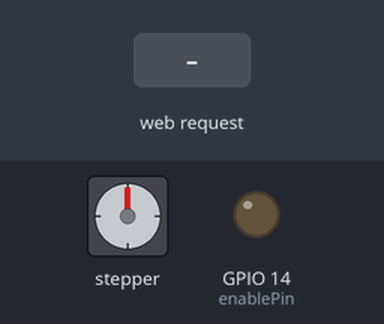
Bench run of a sketch on a simulated ESP32. On the bench: stepper motor, output pins drawn as LEDs (lit = HIGH). The inputs (shaded band) are chosen by the test bench. Stepper angles assume 200 steps per turn; what the sketch prints to the serial monitor is not drawn.

Above: at 1.3 s.
1.4 s: HTTP request GET /move received
At 3.1 s:
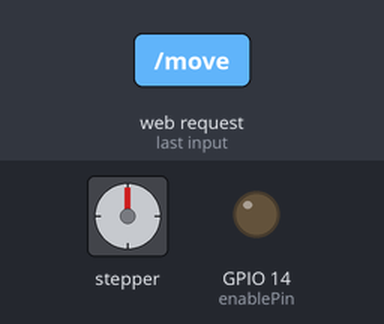
4.1 s: HTTP request GET /move?steps=1 received
At 5.0 s:
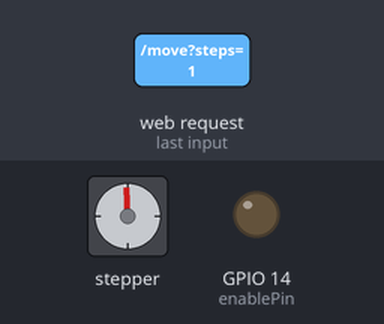
5.6 s: HTTP request GET /move?steps=120 received
At 7.7 s:
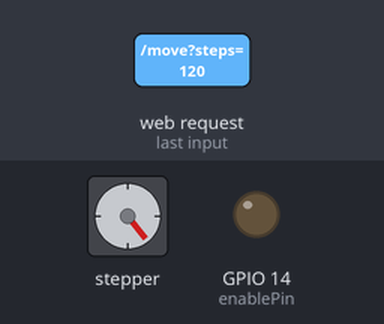
8.0 s: HTTP request GET /move?dir=120&steps=120 received
At 9.6 s:
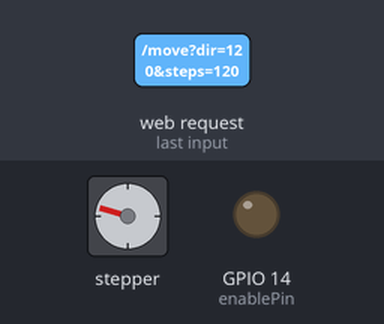
10.4 s: HTTP request GET /move?steps=120 received
At 12.5 s:
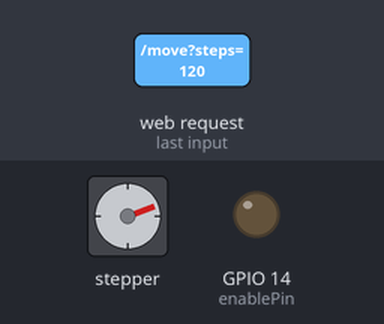
12.8 s: HTTP request GET /move?dir=120&steps=120 received
At 14.4 s:
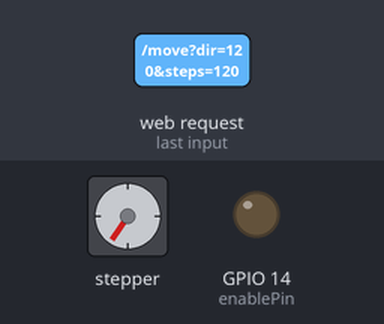
Timing chart, 0 to 15.9 s (numbered marks = the images above; inputs shaded):
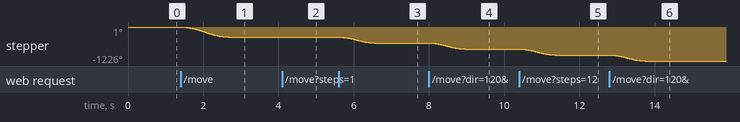

The sketch:

esp32_http_stepper.ino
```cpp
#include <WiFi.h>
#include <WebServer.h>
#include <AccelStepper.h>

// Change these values to match your stepper driver wiring and desired AP credentials.
const char* ap_ssid = "CrayfishESP32";
const char* ap_password = "crayfish123";
const int stepPin = 26;
const int dirPin = 27;
const int enablePin = 14;
const int defaultSteps = 200;

WebServer server(80);
AccelStepper stepper(AccelStepper::DRIVER, stepPin, dirPin);

void handleMove() {
  String dir = server.arg("dir");
  int steps = server.arg("steps").toInt();
  if (steps <= 0) {
    steps = defaultSteps;
  }

  if (dir.equalsIgnoreCase("CCW")) {
    stepper.move(steps);
  } else {
    stepper.move(-steps);
  }

  while (stepper.distanceToGo() != 0) {
    stepper.run();
  }

  server.send(200, "text/plain", "OK");
}

void setup() {
  Serial.begin(115200);
  delay(100);

  pinMode(enablePin, OUTPUT);
  digitalWrite(enablePin, LOW);

  stepper.setMaxSpeed(800);
  stepper.setAcceleration(400);

  WiFi.softAP(ap_ssid, ap_password);
  IPAddress ip = WiFi.softAPIP();
  Serial.printf("ESP32 AP started: %s -> %s\n", ap_ssid, ip.toString().c_str());

  server.on("/move", handleMove);
  server.begin();
  Serial.println("HTTP server running on /move");
}

void loop() {
  server.handleClient();
}
```

Measured:
- after the input at 1.4 s, stepper: turns 360° counter-clockwise in 1.3 s, starting at once
- after the input at 5.6 s, stepper: turns 216° counter-clockwise in 0.96 s, starting at once
- after the input at 8.0 s, stepper: turns 216° counter-clockwise in 0.96 s, starting at once
- after the input at 10.4 s, stepper: turns 216° counter-clockwise in 0.96 s, starting at once
- after the input at 12.8 s, stepper: turns 216° counter-clockwise in 0.96 s, starting at once
